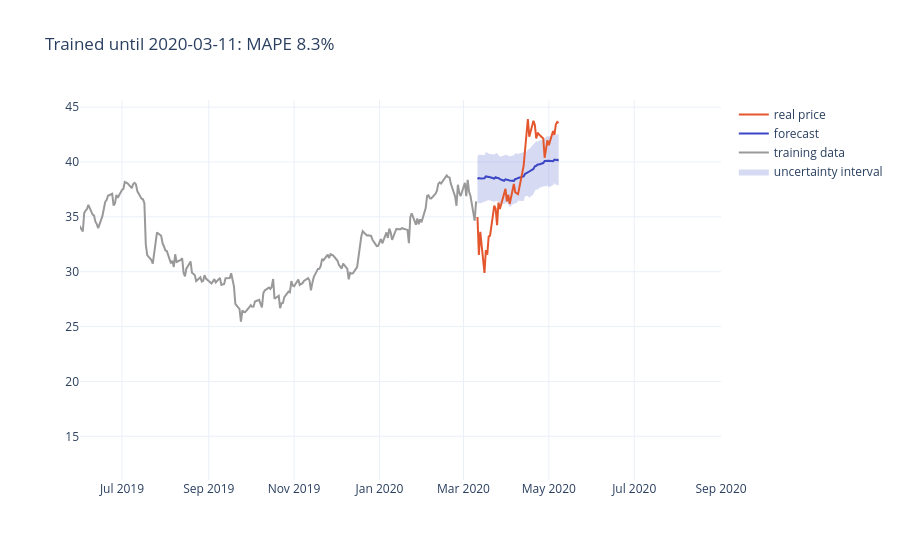
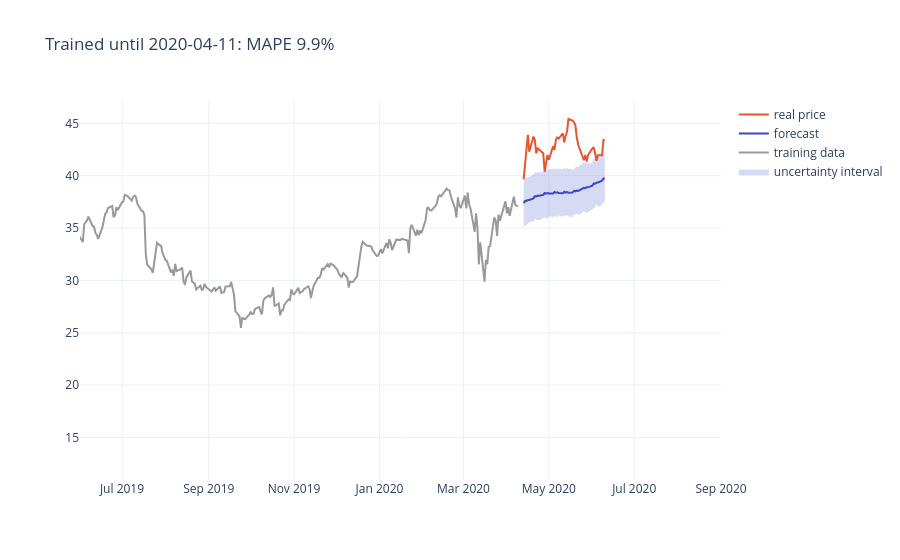
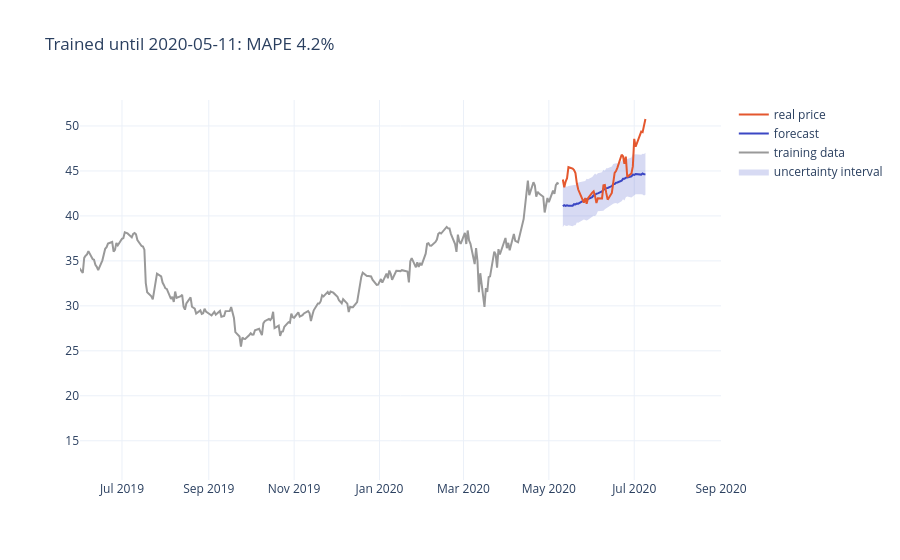

The notebook cell these images were saved under, in order:
### Markdown cell above
## Learning from the crisis
6. Retrain the model with one month, then two months of crisis data (cut-off dates: 11 April and 11 May 2020). Each time, forecast the next 42 trading days and compute the MAPE.

💡 Write a function, so you don't repeat the same code three times!

### Code cell
def forecast_after(cutoff, horizon=42):
    """Train on the days before `cutoff`, forecast the next `horizon` trading days."""
    train = df[df["ds"] < cutoff]
    test = df[df["ds"] >= cutoff].head(horizon)
    model = Prophet(daily_seasonality=False).fit(train)
    forecast = model.predict(test[["ds"]])
    return model, forecast, test, mean_absolute_percentage_error(test["y"], forecast["yhat"])


results = {}
for cutoff in ["2020-03-11", "2020-04-11", "2020-05-11"]:
    model, forecast, test, mape = forecast_after(cutoff)
    results[cutoff] = mape
    train = df[df["ds"] < cutoff]
    fig = plot_forecast(train, test, forecast, f"Trained until {cutoff}: MAPE {mape:.1%}")
    fig.show()

pd.Series(results, name="MAPE on the next 42 days").map("{:.1%}".format)
